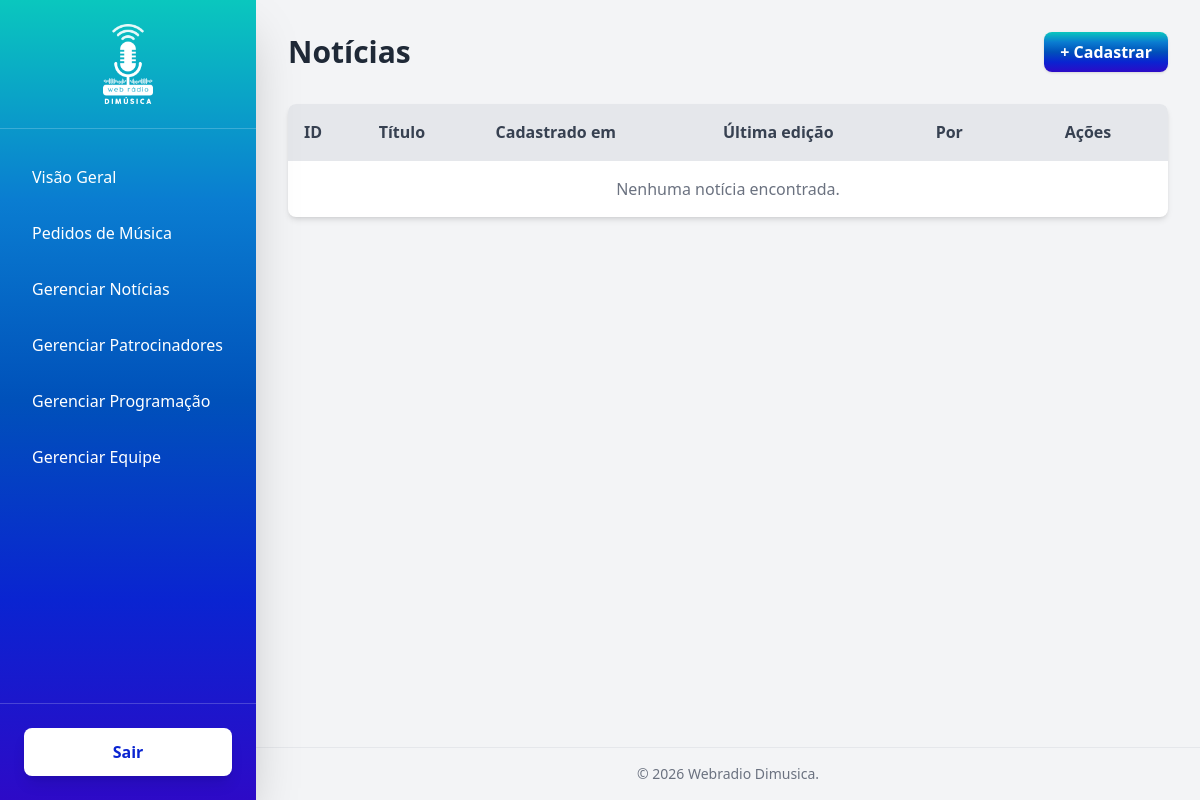
The app's page /painel/noticias/ (signed in), older data.
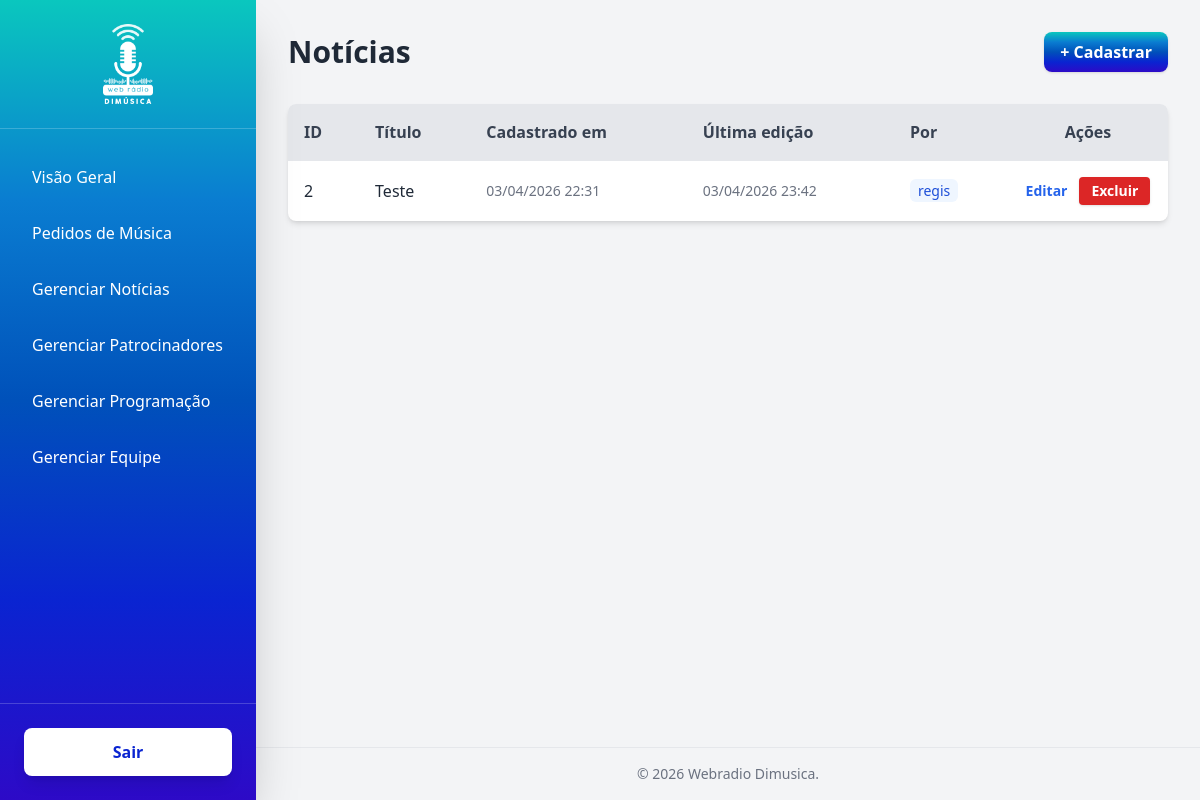
The same page, newer data.
### notices/models.py (models this page shows, shortened)
class Noticias(models.Model):
    titulo = models.CharField(max_length=255, unique=True, blank=False, null=False)
    subtitulo = models.TextField(blank=False, null=False)
    conteudo = models.TextField(blank=False, null=False)
    created_at = models.DateTimeField(auto_now_add=True)
    updated_at = models.DateTimeField(auto_now=True)
    created_by = models.ForeignKey(User, on_delete=models.SET_NULL, null=True, related_name='noticias_criadas')
    updated_by = models.ForeignKey(User, on_delete=models.SET_NULL, null=True, related_name='noticias_editadas')

### webadmin/views.py (the view)
# urls.py: path('noticias/', views.noticias_list, name='admin_noticias_list'),
@login_required(login_url='admin_login')
def noticias_list(request):
    noticias = Noticias.objects.all().order_by('-created_at')
    return render(request, 'webadmin/noticias_list.html', {
        'noticias': noticias
    })

### webadmin/templates/webadmin/noticias_list.html (shortened to what this page needs)
{% extends 'webadmin/base.html' %}
{% block content %}
<div class="flex justify-between items-center mb-8">
    <h2 class="text-3xl font-bold text-gray-800">Notícias</h2>
        <a href="{% url 'admin_noticia_add' %}" class="mobile-gradient text-white px-4 py-2 rounded-lg font-semibold shadow hover:opacity-90 transition">
            + Cadastrar
        </a>
    </div>
    <div class="bg-white rounded-lg shadow-md overflow-hidden">
        <table class="w-full text-left border-collapse">
            <thead>
                <tr class="bg-gray-200 text-gray-700">
                    <th class="p-4 border-b">ID</th>
                    <th class="p-4 border-b">Título</th>
                    <th class="p-4 border-b">Cadastrado em</th>
                    <th class="p-4 border-b">Última edição</th>
                    <th class="p-4 border-b">Por</th>
                    <th class="p-4 border-b w-40 text-center">Ações</th>
                </tr>
            </thead>
            <tbody>
                {% for n in noticias %}
                <tr class="hover:bg-gray-100 border-b last:border-0">
                    <td class="p-4 text-gray-800">{{ n.id }}</td>
                    <td class="p-4 text-gray-800 font-medium">{{ n.titulo }}</td>
                    <td class="p-4 text-gray-500 text-sm">{{ n.created_at|date:"d/m/Y H:i" }}</td>
                    <td class="p-4 text-gray-500 text-sm">{{ n.updated_at|date:"d/m/Y H:i" }}</td>
                    <td class="p-4 text-gray-600 text-sm">
                        {% if n.updated_by %}
                            <span class="bg-blue-50 text-blue-700 px-2 py-0.5 rounded-md font-medium">{{ n.updated_by.username }}</span>
                        {% else %}
                            <span class="text-gray-400 italic">Sistema</span>
                        {% endif %}
                    </td>
                    <td class="p-4 align-middle">
                        <div class="flex gap-3 items-center justify-center">
                            <a href="{% url 'admin_noticia_edit' n.id %}" class="text-blue-600 hover:text-blue-800 font-semibold text-sm">Editar</a>
                            <form action="{% url 'admin_noticia_delete' n.id %}" method="post" class="inline">
                                <button type="button" onclick="openDeleteModal(this.parentElement, 'a notícia \'{{ n.titulo|escapejs }}\'')" class="bg-red-600 text-white px-3 py-1 rounded font-semibold text-sm hover:bg-red-700 transition shadow">Excluir</button>
                            </form>
                        </div>
                    </td>
                </tr>
                {% empty %}
                <tr>
                    <td colspan="6" class="p-4 text-center text-gray-500">Nenhuma notícia encontrada.</td>
                </tr>
                {% endfor %}
            </tbody>
        </table>
    </div>
{% endblock %}

Row changes from the older to the newer data that the page shows:
added Noticias: id "2", titulo "Teste", created_at "03/04/2026 22:31", updated_at "03/04/2026 23:42", updated_by.username "regis"
Text that changed along with them:
text no longer shown: "Nenhuma notícia encontrada."
